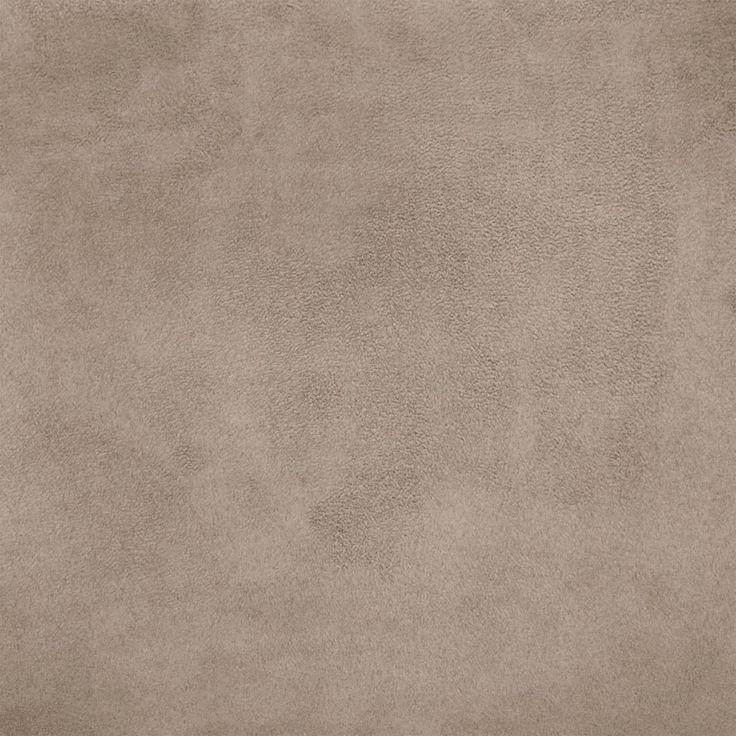
#> input picture texture.png, 736 x 736 px
$ python Seamless.py
#> lines starting #> are read from the running program, lines starting #| are printed output that depends on the picture

from PIL import Image

# Open texture
img = Image.open("texture.png").convert("RGB")
#> img is the input picture: PIL image 736x736 RGB; mean R, G, B 163.1, 144.8, 130.7
w, h = img.size
#> w = 736; h = 736

# Offset texture by half its dimensions
offset = Image.new("RGB", (w, h))
#> offset: PIL image 736x736 RGB; every value is 0

offset.paste(img.crop((0, 0, w//2, h//2)), (w//2, h//2))
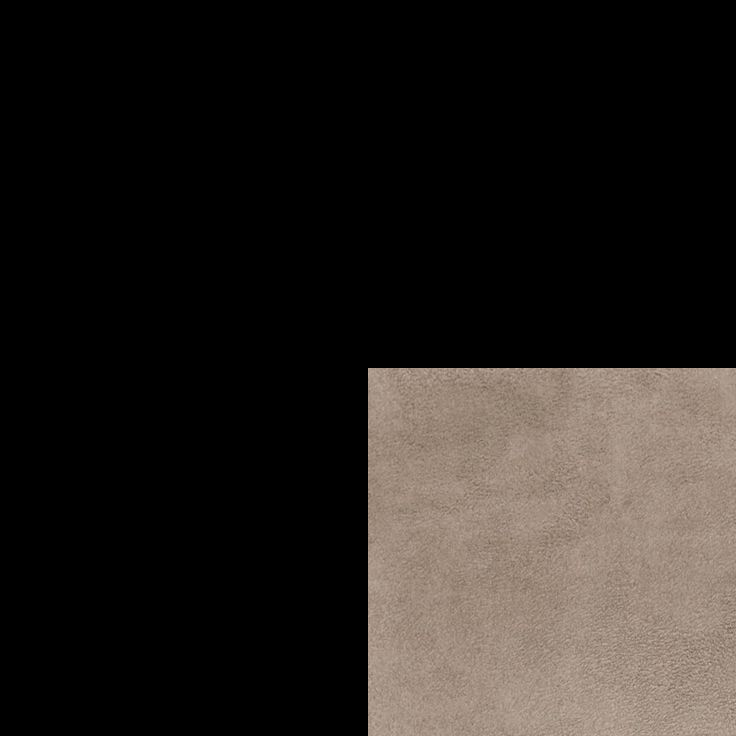
#> offset: PIL image 736x736 RGB; mean R, G, B 40.2, 35.5, 32
offset.paste(img.crop((w//2, 0, w, h//2)), (0, h//2))
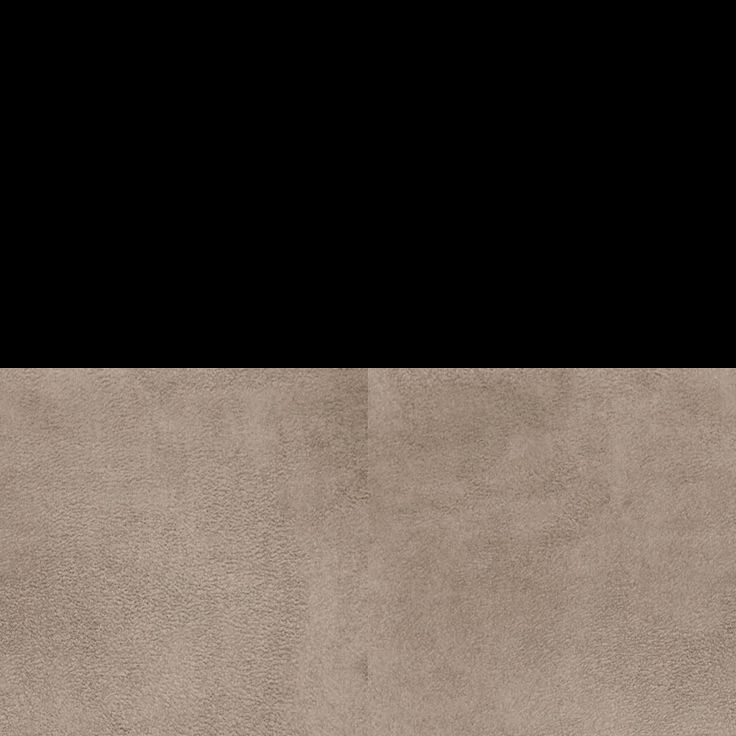
#> offset: PIL image 736x736 RGB; mean R, G, B 81.3, 72.1, 65.1
offset.paste(img.crop((0, h//2, w//2, h)), (w//2, 0))
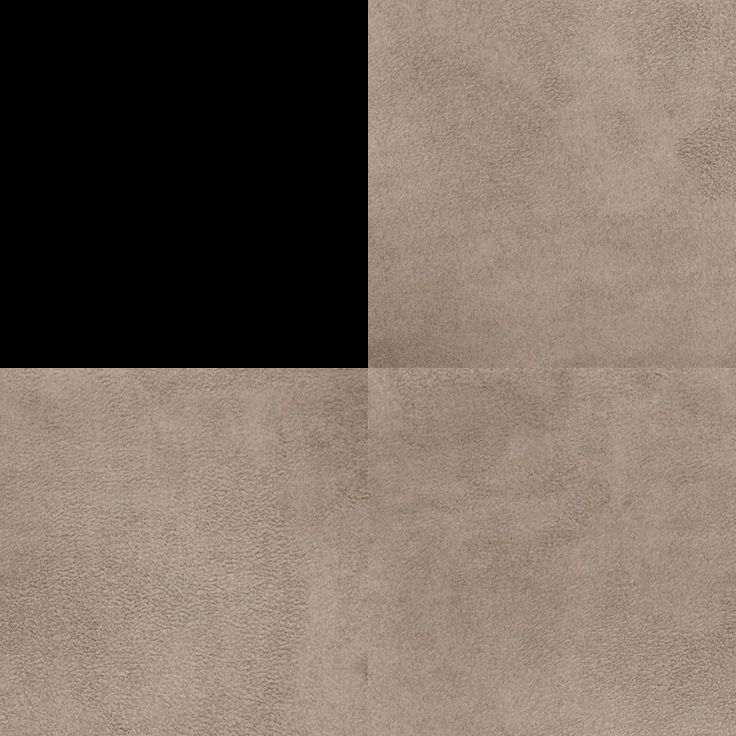
#> offset: PIL image 736x736 RGB; mean R, G, B 121.9, 108.1, 97.5
offset.paste(img.crop((w//2, h//2, w, h)), (0, 0))
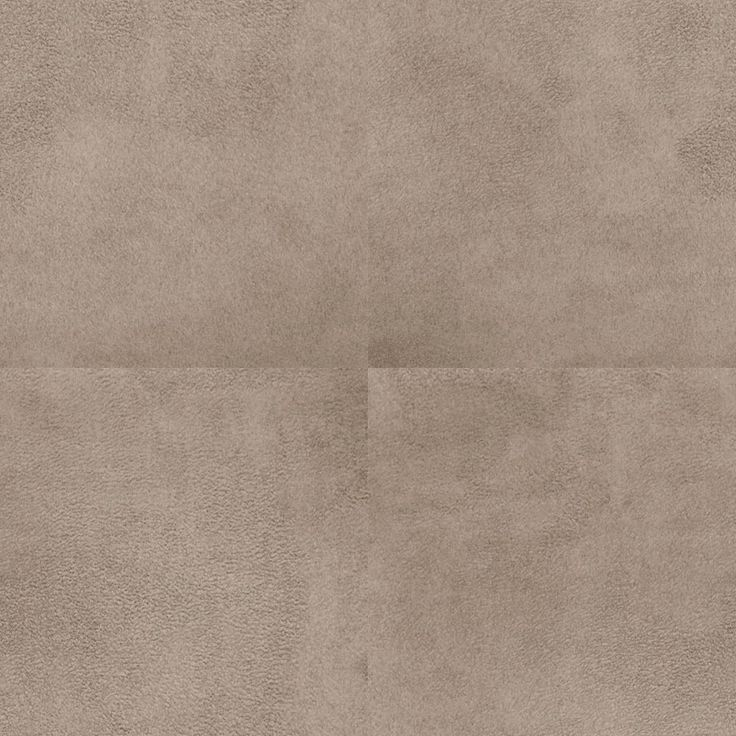
#> offset: PIL image 736x736 RGB; mean R, G, B 163.1, 144.8, 130.7

offset.save("offset_texture.png")
